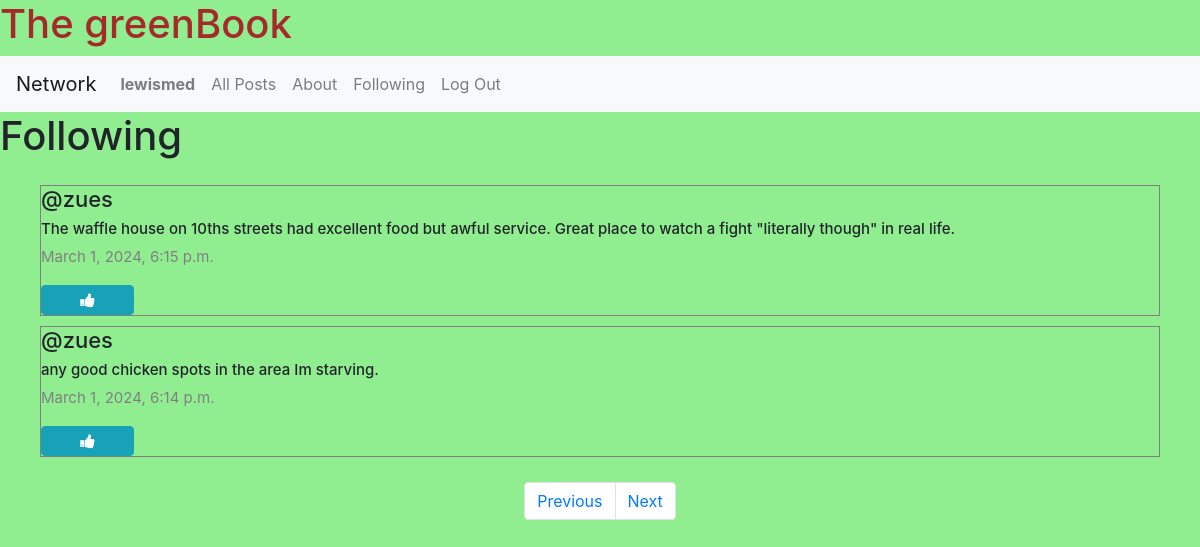
Screenshot of /following?page=2 (signed in) with the database file from the repository.
### network/models.py (models this page shows, shortened)
class User(AbstractUser):
    pass

class Post(models.Model):
    content=models.CharField(max_length=140)
    user=models.ForeignKey(User,on_delete=models.CASCADE,related_name="author")
    imageUrl=models.CharField(max_length=1000,null=True)
    date=models.DateTimeField(auto_now_add=True)
    comment=models.CharField(max_length=140, default="feedback")

### network/views.py (the view)
# urls.py: path('following',views.following,name='following'),
def following(request):
    currentUser=User.objects.get(pk=request.user.id)
    following_people=Follow.objects.filter(user=currentUser)
    allPosts=Post.objects.all().order_by("id").reverse()
    followingPosts=[]
    for posts in allPosts:
        for person in following_people:
            if person.user_follower==posts.user:
                followingPosts.append(posts)
    paginator=Paginator(followingPosts,2)
    page_number= request.GET.get('page')
    posts_of_the_page=paginator.get_page(page_number)
    return render(request, "network/following.html",{
        "posts_of_the_page":posts_of_the_page
    })

### network/templates/network/following.html (shortened to what this page needs)
{% extends "network/layout.html" %}
{% block body %}
<h1>Following</h1>
<div class="all-posts" >
    {% for post in posts_of_the_page %}
  <div class="post" style="margin: 5px 20px; border:0.1px solid gray; display: flex;
    justify-content: center;
    flex-direction:column;
    box-sizing: border-box;">
        <h5 class="username">@{{ post.user }}</h5>
       <h6 class="content" id="content_{{post.id}}" >{{ post.content }}</h6>
        <p class="date"> {{ post.date }}</p>
        {% if user.is_authenticated %}
        {% if user == post.user %}
        <div class="d-flex justify-content-around">
            <button class="btn btn-primary" data-toggle="modal" data-target="#modal_edit_post_{{ post.id }}" > Edit </button>
        </div>
        <div class="modal" id="modal_edit_post_{{ post.id }}" tabindex="-1" role="dialog" aria-labelledby="modal_edit_post_{{ post.id }}_label" aria-hidden="true">
            <div class="modal-dialog" role="document">
              <div class="modal-content">
                <div class="modal-header">
                  <h5 class="modal-title">Edit Post</h5>
                  <button type="button" class="close" data-dismiss="modal" aria-label="Close">
                    <span aria-hidden="true">&times;</span>
                  </button>
                </div>
                <div class="modal-body">
                  <textarea rows="5" id="textarea_{{ post.id }}" class="form-control" name="content">{{ post.content }}</textarea>
                </div>
                <div class="modal-footer">
                  <button type="button" class="btn btn-primary" onclick= "submitHandler({{ post.id }})">Save changes</button>
                  <button type="button" class="btn btn-secondary" data-dismiss="modal">Close</button>
                </div>
              </div>
            </div>
          </div>
          {% else %}
            {% if post.id in whoYouLiked %}
          <button class="btn btn-info fa fa-thumbs-down col-1" onclick="likeHandler({{ post.id }},{{ whoYouLiked }})" post id="{{ post.id }}"></button>
            {% else %}
            <button class="btn btn-info fa fa-thumbs-up col-1"  onclick="likeHandler({{ post.id }},{{ whoYouLiked }})" post id="{{ post.id }}"></button>
            {% endif %}
        {% endif %}
        {% endif %}
    </div>
    {% endfor %}
</div>
<nav aria-label="Page navigation example">
    <ul class="pagination d-flex justify-content-center">
        {% if posts_of_the_page.has_previous %}
      <li class="page-item"><a class="page-link" href="?page={{ posts_of_the_page.previous_page_number }}">Previous</a></li>
      {% endif %}
      {% if posts_of_the_page.has_next %}
      <li class="page-item"><a class="page-link" href="?page={{ posts_of_the_page.next_page_number }}">Next</a></li>
        {% endif %}
    </ul>
  </nav>
{% endblock %}

### network/templates/network/layout.html (shortened to what this page needs)
{% load static %}
<!DOCTYPE html>
<html lang="en">
    <head>
        <link rel="stylesheet" href="https://stackpath.bootstrapcdn.com/bootstrap/4.4.1/css/bootstrap.min.css">
        <link href="{% static 'network/styles.css' %}" rel="stylesheet">
        <link rel="stylesheet" href="https://cdnjs.cloudflare.com/ajax/libs/font-awesome/4.7.0/css/font-awesome.min.css">
    </head>
    <body style="background-color: lightgreen;">
<h1 style="color:brown"> The greenBook</h1>
        <nav class="navbar navbar-expand-lg navbar-light bg-light">
            <a class="navbar-brand" href="#">Network</a>
            <div >
              <ul class="navbar-nav mr-auto">
                {% if user.is_authenticated %}
                    <li class="nav-item">
                        <a class="nav-link" href="{% url 'profile' user_id=user.id %}"><strong>{{ user.username }}</strong></a>
                    </li>
                {% endif %}
                <li class="nav-item">
                  <a class="nav-link" href="{% url 'index' %}">All Posts</a>
                </li>
                <li class="nav-item">
                    <a class="nav-link" href="{% url 'about' %}">About</a>
                  </li>
                {% if user.is_authenticated %}
                    <li class="nav-item">
                        <a class="nav-link" href="{% url  'following' %}">Following</a>
                    </li>
                    <li class="nav-item">
                        <a class="nav-link" href="{% url 'logout' %}">Log Out</a>
                    </li>
                {% endif %}
              </ul>
            </div>
          </nav>
        <div class="body">
            {% block body %}
            {% endblock %}
        </div>
    </body>
</html>

### network/static/network/styles.css (style rules this page uses)
.all-posts { display: flex; justify-content: flex-start; flex-direction: column; margin: 20px; }
.content { font-size: 15px; }
.username { font-size: 22px; }
.date { color:gray; font-size: 15px; }

### network/templates/network/layout.html (style rules this page uses)
body { background-color: lightgreen; }

### rows the page displays
User: username "lewismed"
Post: user "zues", content "The waffle house on 10ths streets had excellent food but awful service. Great place to watch a fight \"literally though\" in real life.", date "March 1, 2024, 6:15 p.m."
Post: user "zues", content "any good chicken spots in the area Im starving.", date "March 1, 2024, 6:14 p.m."
